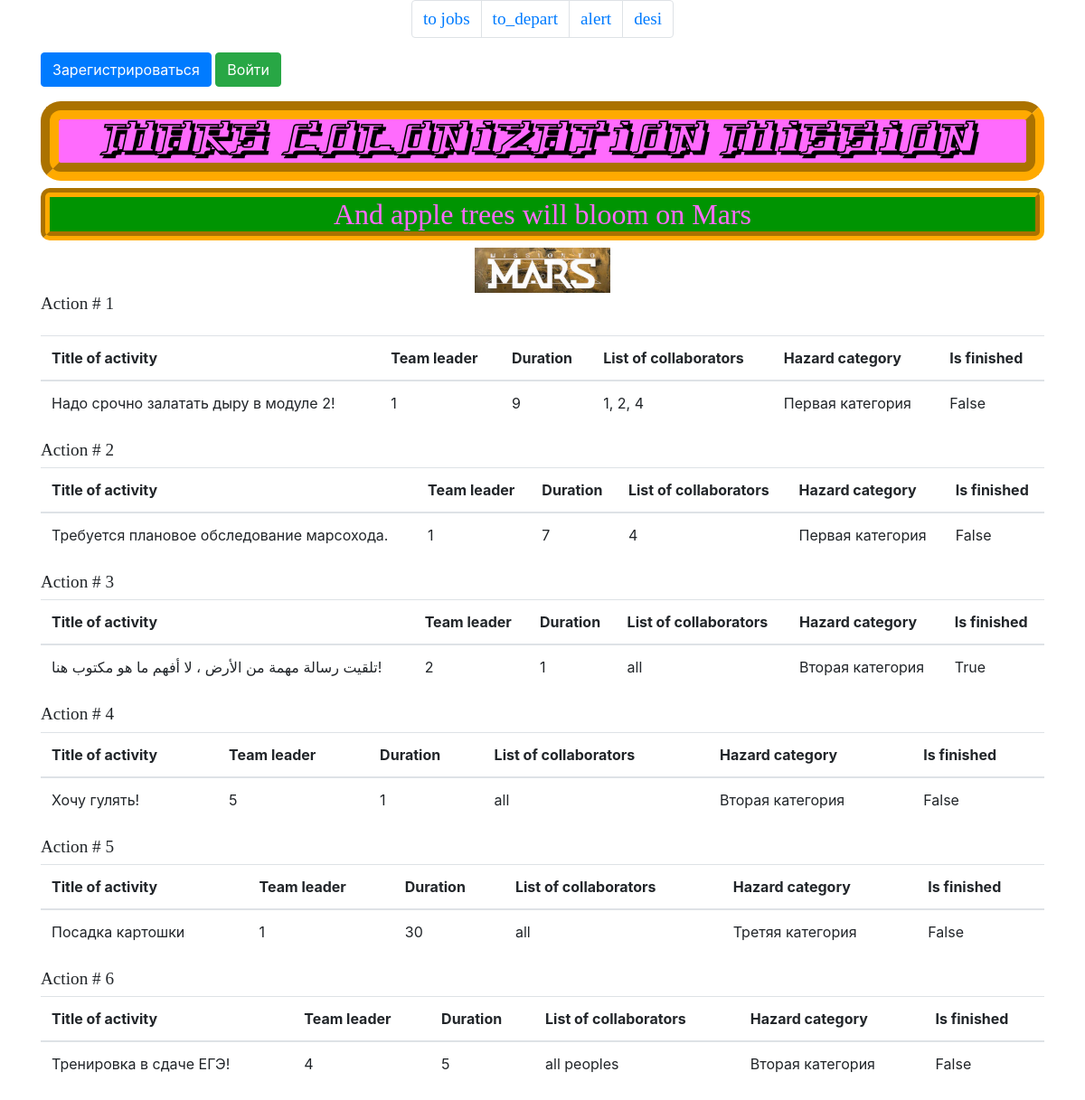
The page /index on the database as committed earlier.
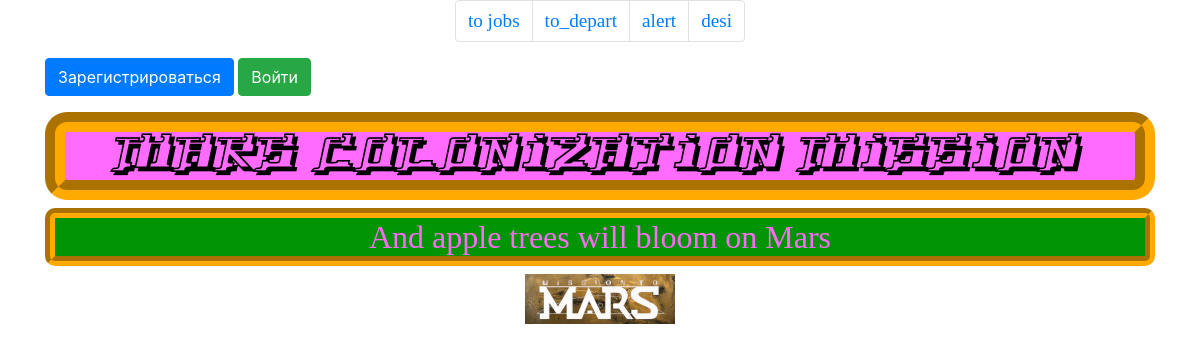
The same page on the database as committed later.
### sqlalch_data/data/__all_models.py (models this page shows)
class Jobs(SqlAlchemyBase, SerializerMixin):
    __tablename__ = 'jobs'
    id = sqlalchemy.Column(sqlalchemy.Integer,
                           primary_key=True, autoincrement=True)
    team_leader = sqlalchemy.Column(sqlalchemy.Integer,
                                    sqlalchemy.ForeignKey("users.id"))
    job = sqlalchemy.Column(sqlalchemy.String, nullable=True)
    work_size = sqlalchemy.Column(sqlalchemy.Integer, nullable=True)
    collaborators = sqlalchemy.Column(sqlalchemy.String)
    start_date = sqlalchemy.Column(sqlalchemy.DateTime, default=datetime.datetime.now)
    end_date = sqlalchemy.Column(sqlalchemy.DateTime)
    is_finished = sqlalchemy.Column(sqlalchemy.Boolean, default=False)
    category_id = sqlalchemy.Column(sqlalchemy.Integer,
                                    sqlalchemy.ForeignKey("categories.id"))
    category = orm.relation('Category')

class Category(SqlAlchemyBase, SerializerMixin):
    __tablename__ = 'categories'
    id = sqlalchemy.Column(sqlalchemy.Integer,
                           primary_key=True, autoincrement=True)
    name = sqlalchemy.Column(sqlalchemy.String)
    jobs = orm.relation("Jobs", back_populates='category')

### my_site.py (the view)
@app.route('/')
@app.route('/index')
def index():
    return render_template('magazine.html', works=db_sess.query(Jobs).order_by(Jobs.collaborators.asc()),
                           **params)

### templates/magazine.html (shortened to what this page needs)
{% extends "base_nav.html" %}
{% block content %}
<div>
    <table class="table">
        {% for work in works %}
        <tr>
            <h2>Action # {{ loop.index }}</h2>
            <table class="table">
                <thead>
                <tr>
                    <th scope="col">Title of activity</th>
                    <th scope="col">Team leader</th>
                    <th scope="col">Duration</th>
                    <th scope="col">List of collaborators</th>
                    <th scope="col">Hazard category</th>
                    <th scope="col">Is finished</th>
                </tr>
                </thead>
                <tbody>
                <tr>
                    <td>{{work.job}}</td>
                    <td>{{work.team_leader}}</td>
                    <td>{{work.work_size}}</td>
                    <td>{{work.collaborators}}</td>
                    <td>{{work.category.name}}</td>
                    <td>{{work.is_finished}}</td>
                </tr>
                </tbody>
            </table>
        </tr>
        {% endfor %}
    </table>
</div>
{% endblock %}

### templates/base_nav.html (shortened to what this page needs)
<!doctype html>
<html lang="en">
<head>
    <link rel="stylesheet"
          href="https://stackpath.bootstrapcdn.com/bootstrap/4.4.1/css/bootstrap.min.css"
>
    <link rel="stylesheet" type="text/css" href="{{ style }}"/>
</head>
  <body>
    <main role="main" class="container">
        <nav aria-label="Page navigation example">
          <ul class="pagination justify-content-center">
            <li class="page-item"><a class="page-link" href="/index">to jobs</a></li>
            <li class="page-item"><a class="page-link" href="/departs">to_depart</a></li>
            <li class="page-item"><a class="page-link" href="/alert">alert</a></li>
            <li class="page-item"><a class="page-link" href="/table/{{ sex }}/{{ oldest }}">desi</a></li>
          </ul>
        </nav>
        {% if current_user.is_authenticated %}
            <a class="navbar-brand" href="/logout">{{ current_user.name }}</a>
            <a class="btn btn-dark" href="/add_job">Добавить работу</a>
            <a class="btn btn-dark" href="/add_depart">Добавить департамент</a>
        {% else %}
        <p>
            <a class="btn btn-primary " href="/register">Зарегистрироваться</a>
            <a class="btn btn-success" href="/login">Войти</a>
        </p>
        {% endif %}
        <h1 align="center" style="color:#000">Mars Colonization Mission</h1>
        <h4 align="center" style="color:#ff6bfd">And apple trees will bloom on Mars</h4>
        <div align="center">
            <img src="{{ url_for('static', filename='images/MARS-2-7.png') }}" alt = 'loooooool'>
        </div>
        {% block content %}{% endblock %}
    </main>
  </body>
</html>

### static/css/style.css (style rules this page uses)
h1 { font-family: Yytrium, serif; border: 20px groove #ffaa00; background: #ff6bfd; border-radius: 22px }
h4 { font-family: FrakturSawmill, serif; font-size: 200%; background: #009402; border-radius: 10px; border: 10px groove #ffaa00 }
ul, ol, h2, h6 { font-family: KaifShr, serif; font-size: 120% }

Rows that differ between the two databases and show on the page:
removed Jobs: job "Надо срочно залатать дыру в модуле 2!", team_leader "1", work_size "9", collaborators "1, 2, 4", category.name "Первая категория", is_finished "False"
removed Jobs: job "Требуется плановое обследование марсохода.", team_leader "1", work_size "7", collaborators "4", category.name "Первая категория", is_finished "False"
removed Jobs: job "تلقيت رسالة مهمة من الأرض ، لا أفهم ما هو مكتوب هنا!", team_leader "2", work_size "1", collaborators "all", category.name "Вторая категория", is_finished "True"
removed Jobs: job "Хочу гулять!", team_leader "5", work_size "1", collaborators "all", category.name "Вторая категория", is_finished "False"
removed Jobs: job "Посадка картошки", team_leader "1", work_size "30", collaborators "all", category.name "Третяя категория", is_finished "False"
removed Jobs: job "Тренировка в сдаче ЕГЭ!", team_leader "4", work_size "5", collaborators "all peoples", category.name "Вторая категория", is_finished "False"
